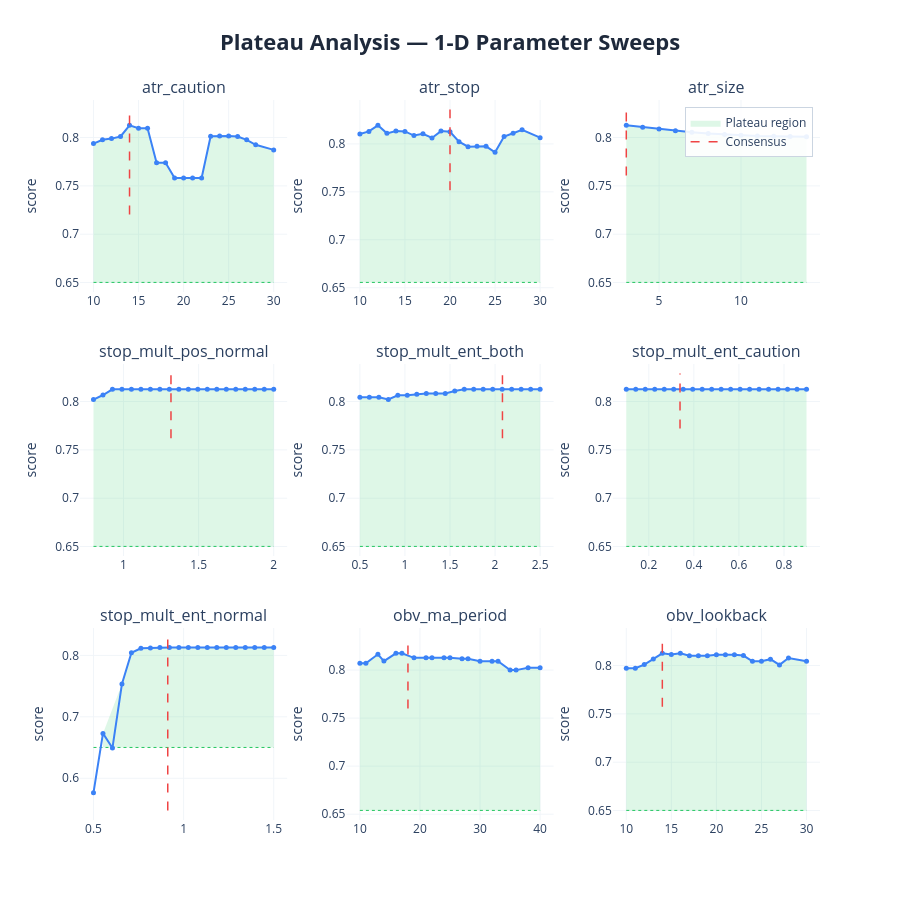

The code cell stored with this chart in its notebook:
### Markdown cell above
### 1-D sweep charts:
| Element | Meaning | Good | Bad |
|---------|---------|------|-----|
| **Blue curve** | Composite score at each value of the parameter, with all others held at consensus | Flat-topped curve — performance is insensitive to the exact value | Narrow spike — optimizer latched onto one specific value, everything nearby is worse |
| **Red dashed line** | Where the consensus value sits | On the flat top of the curve | On a steep slope or at the edge of a cliff |
| **Green dashed line** | Cutoff at 80% of peak score — the boundary between plateau and non-plateau | Blue curve stays above this line across most of the range | Blue curve dips below it quickly either side of the peak |
| **Green shading** | Plateau region — all values where the score stays within 20% of the peak | Wide green band spanning most of the range (robust) | Thin sliver or no shading at all (fragile/overfit) |


 If concensus on steep slope: parameter **REGIME SENSITIVE** - do not fix, backtests are disagreeing, want to fix parameters on flat top.

### Code cell
# ── visual sweep curves ───────────────────────────────────────────────────
plot_plateau_analysis(
    sweep_results    = sweep_results,
    consensus_params = results['consensus_params'],
    param_defs       = PARAM_DEFS,
    fixed_params     = FIXED_PARAMS,
    threshold        = 0.20,
    show             = False,
    save_html        = None,
)

### Figure 1 — Plotly figure (JSON) as saved in the notebook; plotly's stock layout.template omitted (floating-point values rounded to 4 significant figures)
{"data": [{"fill": "toself", "fillcolor": "rgba(34, 197, 94, 0.15)", "hoverinfo": "skip", "line": {"color": "rgba(0,0,0,0)"}, "name": "Plateau region", "showlegend": true, "type": "scatter", "x": [10, 11, 12, 13, 14, 15, 16, 17, 18, 19, 20, 21, 22, 23, 24, 25, 26, 27, 28, 30, 30, 28, 27, 26, 25, 24, 23, 22, 21, 20, 19, 18, 17, 16, 15, 14, 13, 12, 11, 10], "xaxis": "x", "y": [0.7938, 0.7978, 0.7989, 0.8011, 0.8127, 0.8096, 0.8096, 0.774, 0.774, 0.7582, 0.7582, 0.7582, 0.7582, 0.8014, 0.8017, 0.8017, 0.801, 0.7977, 0.7925, 0.7873, 0.6502, 0.6502, 0.6502, 0.6502, 0.6502, 0.6502, 0.6502, 0.6502, 0.6502, 0.6502, 0.6502, 0.6502, 0.6502, 0.6502, 0.6502, 0.6502, 0.6502, 0.6502, 0.6502, 0.6502], "yaxis": "y"}, {"hoverinfo": "skip", "line": {"color": "#22c55e", "dash": "dot", "width": 1}, "mode": "lines", "showlegend": false, "type": "scatter", "x": [10, 30], "xaxis": "x", "y": [0.6502, 0.6502], "yaxis": "y"}, {"hovertemplate": "<b>atr_caution</b><br>Value: %{x:.4g}<br>Score: %{y:.4f}<br><extra></extra>", "line": {"color": "#3b82f6", "width": 2}, "marker": {"size": 5}, "mode": "lines+markers", "name": "atr_caution", "showlegend": false, "type": "scatter", "x": [10, 11, 12, 13, 14, 15, 16, 17, 18, 19, 20, 21, 22, 23, 24, 25, 26, 27, 28, 30], "xaxis": "x", "y": [0.7938, 0.7978, 0.7989, 0.8011, 0.8127, 0.8096, 0.8096, 0.774, 0.774, 0.7582, 0.7582, 0.7582, 0.7582, 0.8014, 0.8017, 0.8017, 0.801, 0.7977, 0.7925, 0.7873], "yaxis": "y"}, {"hoverinfo": "skip", "line": {"color": "#ef4444", "dash": "dash", "width": 1.5}, "mode": "lines", "name": "Consensus", "showlegend": true, "type": "scatter", "x": [14, 14], "xaxis": "x", "y": [0.7203, 0.8289], "yaxis": "y"}, {"fill": "toself", "fillcolor": "rgba(34, 197, 94, 0.15)", "hoverinfo": "skip", "line": {"color": "rgba(0,0,0,0)"}, "name": "Plateau region", "showlegend": false, "type": "scatter", "x": [10, 11, 12, 13, 14, 15, 16, 17, 18, 19, 20, 21, 22, 23, 24, 25, 26, 27, 28, 30, 30, 28, 27, 26, 25, 24, 23, 22, 21, 20, 19, 18, 17, 16, 15, 14, 13, 12, 11, 10], "xaxis": "x2", "y": [0.8103, 0.813, 0.8194, 0.811, 0.8134, 0.8131, 0.8087, 0.8105, 0.8062, 0.8134, 0.8127, 0.8023, 0.7971, 0.7975, 0.7975, 0.7913, 0.8076, 0.8111, 0.8147, 0.8066, 0.6555, 0.6555, 0.6555, 0.6555, 0.6555, 0.6555, 0.6555, 0.6555, 0.6555, 0.6555, 0.6555, 0.6555, 0.6555, 0.6555, 0.6555, 0.6555, 0.6555, 0.6555, 0.6555, 0.6555], "yaxis": "y2"}, {"hoverinfo": "skip", "line": {"color": "#22c55e", "dash": "dot", "width": 1}, "mode": "lines", "showlegend": false, "type": "scatter", "x": [10, 30], "xaxis": "x2", "y": [0.6555, 0.6555], "yaxis": "y2"}, {"hovertemplate": "<b>atr_stop</b><br>Value: %{x:.4g}<br>Score: %{y:.4f}<br><extra></extra>", "line": {"color": "#3b82f6", "width": 2}, "marker": {"size": 5}, "mode": "lines+markers", "name": "atr_stop", "showlegend": false, "type": "scatter", "x": [10, 11, 12, 13, 14, 15, 16, 17, 18, 19, 20, 21, 22, 23, 24, 25, 26, 27, 28, 30], "xaxis": "x2", "y": [0.8103, 0.813, 0.8194, 0.811, 0.8134, 0.8131, 0.8087, 0.8105, 0.8062, 0.8134, 0.8127, 0.8023, 0.7971, 0.7975, 0.7975, 0.7913, 0.8076, 0.8111, 0.8147, 0.8066], "yaxis": "y2"}, {"hoverinfo": "skip", "line": {"color": "#ef4444", "dash": "dash", "width": 1.5}, "mode": "lines", "name": "Consensus", "showlegend": false, "type": "scatter", "x": [20, 20], "xaxis": "x2", "y": [0.7517, 0.8358], "yaxis": "y2"}, {"fill": "toself", "fillcolor": "rgba(34, 197, 94, 0.15)", "hoverinfo": "skip", "line": {"color": "rgba(0,0,0,0)"}, "name": "Plateau region", "showlegend": false, "type": "scatter", "x": [3, 4, 5, 6, 7, 8, 9, 10, 11, 12, 13, 14, 14, 13, 12, 11, 10, 9, 8, 7, 6, 5, 4, 3], "xaxis": "x3", "y": [0.8127, 0.8108, 0.8088, 0.807, 0.8054, 0.8041, 0.8031, 0.8023, 0.8017, 0.8013, 0.801, 0.8009, 0.6502, 0.6502, 0.6502, 0.6502, 0.6502, 0.6502, 0.6502, 0.6502, 0.6502, 0.6502, 0.6502, 0.6502], "yaxis": "y3"}, {"hoverinfo": "skip", "line": {"color": "#22c55e", "dash": "dot", "width": 1}, "mode": "lines", "showlegend": false, "type": "scatter", "x": [3, 14], "xaxis": "x3", "y": [0.6502, 0.6502], "yaxis": "y3"}, {"hovertemplate": "<b>atr_size</b><br>Value: %{x:.4g}<br>Score: %{y:.4f}<br><extra></extra>", "line": {"color": "#3b82f6", "width": 2}, "marker": {"size": 5}, "mode": "lines+markers", "name": "atr_size", "showlegend": false, "type": "scatter", "x": [3, 4, 5, 6, 7, 8, 9, 10, 11, 12, 13, 14], "xaxis": "x3", "y": [0.8127, 0.8108, 0.8088, 0.807, 0.8054, 0.8041, 0.8031, 0.8023, 0.8017, 0.8013, 0.801, 0.8009], "yaxis": "y3"}, {"hoverinfo": "skip", "line": {"color": "#ef4444", "dash": "dash", "width": 1.5}, "mode": "lines", "name": "Consensus", "showlegend": false, "type": "scatter", "x": [3, 3], "xaxis": "x3", "y": [0.7608, 0.8289], "yaxis": "y3"}, {"fill": "toself", "fillcolor": "rgba(34, 197, 94, 0.15)", "hoverinfo": "skip", "line": {"color": "rgba(0,0,0,0)"}, "name": "Plateau region", "showlegend": false, "type": "scatter", "x": [0.8, 0.8632, 0.9263, 0.9895, 1.053, 1.116, 1.179, 1.242, 1.305, 1.368, 1.432, 1.495, 1.558, 1.621, 1.684, 1.747, 1.811, 1.874, 1.937, 2.0, 2.0, 1.937, 1.874, 1.811, 1.747, 1.684, 1.621, 1.558, 1.495, 1.432, 1.368, 1.305, 1.242, 1.179, 1.116, 1.053, 0.9895, 0.9263, 0.8632, 0.8], "xaxis": "x4", "y": [0.8021, 0.8068, 0.8127, 0.8127, 0.8127, 0.8127, 0.8127, 0.8127, 0.8127, 0.8127, 0.8127, 0.8127, 0.8127, 0.8127, 0.8127, 0.8127, 0.8127, 0.8127, 0.8127, 0.8127, 0.6502, 0.6502, 0.6502, 0.6502, 0.6502, 0.6502, 0.6502, 0.6502, 0.6502, 0.6502, 0.6502, 0.6502, 0.6502, 0.6502, 0.6502, 0.6502, 0.6502, 0.6502, 0.6502, 0.6502], "yaxis": "y4"}, {"hoverinfo": "skip", "line": {"color": "#22c55e", "dash": "dot", "width": 1}, "mode": "lines", "showlegend": false, "type": "scatter", "x": [0.8, 2], "xaxis": "x4", "y": [0.6502, 0.6502], "yaxis": "y4"}, {"hovertemplate": "<b>stop_mult_pos_normal</b><br>Value: %{x:.4g}<br>Score: %{y:.4f}<br><extra></extra>", "line": {"color": "#3b82f6", "width": 2}, "marker": {"size": 5}, "mode": "lines+markers", "name": "stop_mult_pos_normal", "showlegend": false, "type": "scatter", "x": [0.8, 0.8632, 0.9263, 0.9895, 1.053, 1.116, 1.179, 1.242, 1.305, 1.368, 1.432, 1.495, 1.558, 1.621, 1.684, 1.747, 1.811, 1.874, 1.937, 2.0], "xaxis": "x4", "y": [0.8021, 0.8068, 0.8127, 0.8127, 0.8127, 0.8127, 0.8127, 0.8127, 0.8127, 0.8127, 0.8127, 0.8127, 0.8127, 0.8127, 0.8127, 0.8127, 0.8127, 0.8127, 0.8127, 0.8127], "yaxis": "y4"}, {"hoverinfo": "skip", "line": {"color": "#ef4444", "dash": "dash", "width": 1.5}, "mode": "lines", "name": "Consensus", "showlegend": false, "type": "scatter", "x": [1.316, 1.316], "xaxis": "x4", "y": [0.762, 0.8289], "yaxis": "y4"}, {"fill": "toself", "fillcolor": "rgba(34, 197, 94, 0.15)", "hoverinfo": "skip", "line": {"color": "rgba(0,0,0,0)"}, "name": "Plateau region", "showlegend": false, "type": "scatter", "x": [0.5, 0.6053, 0.7105, 0.8158, 0.9211, 1.026, 1.132, 1.237, 1.342, 1.447, 1.553, 1.658, 1.763, 1.868, 1.974, 2.079, 2.184, 2.289, 2.395, 2.5, 2.5, 2.395, 2.289, 2.184, 2.079, 1.974, 1.868, 1.763, 1.658, 1.553, 1.447, 1.342, 1.237, 1.132, 1.026, 0.9211, 0.8158, 0.7105, 0.6053, 0.5], "xaxis": "x5", "y": [0.8044, 0.8044, 0.8045, 0.8022, 0.8065, 0.8065, 0.8076, 0.8083, 0.8083, 0.8083, 0.8109, 0.8127, 0.8127, 0.8127, 0.8127, 0.8127, 0.8127, 0.8127, 0.8127, 0.8127, 0.6502, 0.6502, 0.6502, 0.6502, 0.6502, 0.6502, 0.6502, 0.6502, 0.6502, 0.6502, 0.6502, 0.6502, 0.6502, 0.6502, 0.6502, 0.6502, 0.6502, 0.6502, 0.6502, 0.6502], "yaxis": "y5"}, {"hoverinfo": "skip", "line": {"color": "#22c55e", "dash": "dot", "width": 1}, "mode": "lines", "showlegend": false, "type": "scatter", "x": [0.5, 2.5], "xaxis": "x5", "y": [0.6502, 0.6502], "yaxis": "y5"}, {"hovertemplate": "<b>stop_mult_ent_both</b><br>Value: %{x:.4g}<br>Score: %{y:.4f}<br><extra></extra>", "line": {"color": "#3b82f6", "width": 2}, "marker": {"size": 5}, "mode": "lines+markers", "name": "stop_mult_ent_both", "showlegend": false, "type": "scatter", "x": [0.5, 0.6053, 0.7105, 0.8158, 0.9211, 1.026, 1.132, 1.237, 1.342, 1.447, 1.553, 1.658, 1.763, 1.868, 1.974, 2.079, 2.184, 2.289, 2.395, 2.5], "xaxis": "x5", "y": [0.8044, 0.8044, 0.8045, 0.8022, 0.8065, 0.8065, 0.8076, 0.8083, 0.8083, 0.8083, 0.8109, 0.8127, 0.8127, 0.8127, 0.8127, 0.8127, 0.8127, 0.8127, 0.8127, 0.8127], "yaxis": "y5"}, {"hoverinfo": "skip", "line": {"color": "#ef4444", "dash": "dash", "width": 1.5}, "mode": "lines", "name": "Consensus", "showlegend": false, "type": "scatter", "x": [2.082, 2.082], "xaxis": "x5", "y": [0.7621, 0.8289], "yaxis": "y5"}, {"fill": "toself", "fillcolor": "rgba(34, 197, 94, 0.15)", "hoverinfo": "skip", "line": {"color": "rgba(0,0,0,0)"}, "name": "Plateau region", "showlegend": false, "type": "scatter", "x": [0.1, 0.1421, 0.1842, 0.2263, 0.2684, 0.3105, 0.3526, 0.3947, 0.4368, 0.4789, 0.5211, 0.5632, 0.6053, 0.6474, 0.6895, 0.7316, 0.7737, 0.8158, 0.8579, 0.9, 0.9, 0.8579, 0.8158, 0.7737, 0.7316, 0.6895, 0.6474, 0.6053, 0.5632, 0.5211, 0.4789, 0.4368, 0.3947, 0.3526, 0.3105, 0.2684, 0.2263, 0.1842, 0.1421, 0.1], "xaxis": "x6", "y": [0.8127, 0.8127, 0.8127, 0.8127, 0.8127, 0.8127, 0.8127, 0.8127, 0.8127, 0.8127, 0.8127, 0.8127, 0.8127, 0.8127, 0.8127, 0.8127, 0.8127, 0.8127, 0.8127, 0.8127, 0.6502, 0.6502, 0.6502, 0.6502, 0.6502, 0.6502, 0.6502, 0.6502, 0.6502, 0.6502, 0.6502, 0.6502, 0.6502, 0.6502, 0.6502, 0.6502, 0.6502, 0.6502, 0.6502, 0.6502], "yaxis": "y6"}, {"hoverinfo": "skip", "line": {"color": "#22c55e", "dash": "dot", "width": 1}, "mode": "lines", "showlegend": false, "type": "scatter", "x": [0.1, 0.9], "xaxis": "x6", "y": [0.6502, 0.6502], "yaxis": "y6"}, {"hovertemplate": "<b>stop_mult_ent_caution</b><br>Value: %{x:.4g}<br>Score: %{y:.4f}<br><extra></extra>", "line": {"color": "#3b82f6", "width": 2}, "marker": {"size": 5}, "mode": "lines+markers", "name": "stop_mult_ent_caution", "showlegend": false, "type": "scatter", "x": [0.1, 0.1421, 0.1842, 0.2263, 0.2684, 0.3105, 0.3526, 0.3947, 0.4368, 0.4789, 0.5211, 0.5632, 0.6053, 0.6474, 0.6895, 0.7316, 0.7737, 0.8158, 0.8579, 0.9], "xaxis": "x6", "y": [0.8127, 0.8127, 0.8127, 0.8127, 0.8127, 0.8127, 0.8127, 0.8127, 0.8127, 0.8127, 0.8127, 0.8127, 0.8127, 0.8127, 0.8127, 0.8127, 0.8127, 0.8127, 0.8127, 0.8127], "yaxis": "y6"}, {"hoverinfo": "skip", "line": {"color": "#ef4444", "dash": "dash", "width": 1.5}, "mode": "lines", "name": "Consensus", "showlegend": false, "type": "scatter", "x": [0.3385, 0.3385], "xaxis": "x6", "y": [0.7721, 0.8289], "yaxis": "y6"}, {"fill": "toself", "fillcolor": "rgba(34, 197, 94, 0.15)", "hoverinfo": "skip", "line": {"color": "rgba(0,0,0,0)"}, "name": "Plateau region", "showlegend": false, "type": "scatter", "x": [0.5526, 0.6579, 0.7105, 0.7632, 0.8158, 0.8684, 0.9211, 0.9737, 1.026, 1.079, 1.132, 1.184, 1.237, 1.289, 1.342, 1.395, 1.447, 1.5, 1.5, 1.447, 1.395, 1.342, 1.289, 1.237, 1.184, 1.132, 1.079, 1.026, 0.9737, 0.9211, 0.8684, 0.8158, 0.7632, 0.7105, 0.6579, 0.5526], "xaxis": "x7", "y": [0.673, 0.7535, 0.8042, 0.8116, 0.8118, 0.8127, 0.8127, 0.8127, 0.8127, 0.8127, 0.8127, 0.8127, 0.8127, 0.8127, 0.8127, 0.8127, 0.8127, 0.8127, 0.6502, 0.6502, 0.6502, 0.6502, 0.6502, 0.6502, 0.6502, 0.6502, 0.6502, 0.6502, 0.6502, 0.6502, 0.6502, 0.6502, 0.6502, 0.6502, 0.6502, 0.6502], "yaxis": "y7"}, {"hoverinfo": "skip", "line": {"color": "#22c55e", "dash": "dot", "width": 1}, "mode": "lines", "showlegend": false, "type": "scatter", "x": [0.5, 1.5], "xaxis": "x7", "y": [0.6502, 0.6502], "yaxis": "y7"}, {"hovertemplate": "<b>stop_mult_ent_normal</b><br>Value: %{x:.4g}<br>Score: %{y:.4f}<br><extra></extra>", "line": {"color": "#3b82f6", "width": 2}, "marker": {"size": 5}, "mode": "lines+markers", "name": "stop_mult_ent_normal", "showlegend": false, "type": "scatter", "x": [0.5, 0.5526, 0.6053, 0.6579, 0.7105, 0.7632, 0.8158, 0.8684, 0.9211, 0.9737, 1.026, 1.079, 1.132, 1.184, 1.237, 1.289, 1.342, 1.395, 1.447, 1.5], "xaxis": "x7", "y": [0.5765, 0.673, 0.6493, 0.7535, 0.8042, 0.8116, 0.8118, 0.8127, 0.8127, 0.8127, 0.8127, 0.8127, 0.8127, 0.8127, 0.8127, 0.8127, 0.8127, 0.8127, 0.8127, 0.8127], "yaxis": "y7"}, {"hoverinfo": "skip", "line": {"color": "#ef4444", "dash": "dash", "width": 1.5}, "mode": "lines", "name": "Consensus", "showlegend": false, "type": "scatter", "x": [0.9121, 0.9121], "xaxis": "x7", "y": [0.5477, 0.8289], "yaxis": "y7"}, {"fill": "toself", "fillcolor": "rgba(34, 197, 94, 0.15)", "hoverinfo": "skip", "line": {"color": "rgba(0,0,0,0)"}, "name": "Plateau region", "showlegend": false, "type": "scatter", "x": [10, 11, 13, 14, 16, 17, 19, 21, 22, 24, 25, 27, 28, 30, 32, 33, 35, 36, 38, 40, 40, 38, 36, 35, 33, 32, 30, 28, 27, 25, 24, 22, 21, 19, 17, 16, 14, 13, 11, 10], "xaxis": "x8", "y": [0.807, 0.807, 0.8164, 0.8093, 0.8174, 0.8174, 0.8127, 0.8127, 0.8127, 0.8127, 0.8127, 0.8117, 0.8117, 0.8093, 0.8093, 0.8093, 0.7999, 0.7999, 0.8023, 0.8023, 0.6539, 0.6539, 0.6539, 0.6539, 0.6539, 0.6539, 0.6539, 0.6539, 0.6539, 0.6539, 0.6539, 0.6539, 0.6539, 0.6539, 0.6539, 0.6539, 0.6539, 0.6539, 0.6539, 0.6539], "yaxis": "y8"}, {"hoverinfo": "skip", "line": {"color": "#22c55e", "dash": "dot", "width": 1}, "mode": "lines", "showlegend": false, "type": "scatter", "x": [10, 40], "xaxis": "x8", "y": [0.6539, 0.6539], "yaxis": "y8"}, {"hovertemplate": "<b>obv_ma_period</b><br>Value: %{x:.4g}<br>Score: %{y:.4f}<br><extra></extra>", "line": {"color": "#3b82f6", "width": 2}, "marker": {"size": 5}, "mode": "lines+markers", "name": "obv_ma_period", "showlegend": false, "type": "scatter", "x": [10, 11, 13, 14, 16, 17, 19, 21, 22, 24, 25, 27, 28, 30, 32, 33, 35, 36, 38, 40], "xaxis": "x8", "y": [0.807, 0.807, 0.8164, 0.8093, 0.8174, 0.8174, 0.8127, 0.8127, 0.8127, 0.8127, 0.8127, 0.8117, 0.8117, 0.8093, 0.8093, 0.8093, 0.7999, 0.7999, 0.8023, 0.8023], "yaxis": "y8"}, {"hoverinfo": "skip", "line": {"color": "#ef4444", "dash": "dash", "width": 1.5}, "mode": "lines", "name": "Consensus", "showlegend": false, "type": "scatter", "x": [18, 18], "xaxis": "x8", "y": [0.7599, 0.8338], "yaxis": "y8"}, {"fill": "toself", "fillcolor": "rgba(34, 197, 94, 0.15)", "hoverinfo": "skip", "line": {"color": "rgba(0,0,0,0)"}, "name": "Plateau region", "showlegend": false, "type": "scatter", "x": [10, 11, 12, 13, 14, 15, 16, 17, 18, 19, 20, 21, 22, 23, 24, 25, 26, 27, 28, 30, 30, 28, 27, 26, 25, 24, 23, 22, 21, 20, 19, 18, 17, 16, 15, 14, 13, 12, 11, 10], "xaxis": "x9", "y": [0.7972, 0.7972, 0.801, 0.8067, 0.8127, 0.8116, 0.8127, 0.8102, 0.8102, 0.8102, 0.8113, 0.8113, 0.8113, 0.8104, 0.8045, 0.8045, 0.8066, 0.8007, 0.8078, 0.8046, 0.6502, 0.6502, 0.6502, 0.6502, 0.6502, 0.6502, 0.6502, 0.6502, 0.6502, 0.6502, 0.6502, 0.6502, 0.6502, 0.6502, 0.6502, 0.6502, 0.6502, 0.6502, 0.6502, 0.6502], "yaxis": "y9"}, {"hoverinfo": "skip", "line": {"color": "#22c55e", "dash": "dot", "width": 1}, "mode": "lines", "showlegend": false, "type": "scatter", "x": [10, 30], "xaxis": "x9", "y": [0.6502, 0.6502], "yaxis": "y9"}, {"hovertemplate": "<b>obv_lookback</b><br>Value: %{x:.4g}<br>Score: %{y:.4f}<br><extra></extra>", "line": {"color": "#3b82f6", "width": 2}, "marker": {"size": 5}, "mode": "lines+markers", "name": "obv_lookback", "showlegend": false, "type": "scatter", "x": [10, 11, 12, 13, 14, 15, 16, 17, 18, 19, 20, 21, 22, 23, 24, 25, 26, 27, 28, 30], "xaxis": "x9", "y": [0.7972, 0.7972, 0.801, 0.8067, 0.8127, 0.8116, 0.8127, 0.8102, 0.8102, 0.8102, 0.8113, 0.8113, 0.8113, 0.8104, 0.8045, 0.8045, 0.8066, 0.8007, 0.8078, 0.8046], "yaxis": "y9"}, {"hoverinfo": "skip", "line": {"color": "#ef4444", "dash": "dash", "width": 1.5}, "mode": "lines", "name": "Consensus", "showlegend": false, "type": "scatter", "x": [14, 14], "xaxis": "x9", "y": [0.7574, 0.8289], "yaxis": "y9"}], "layout": {"annotations": [{"font": {"size": 16}, "showarrow": false, "text": "atr_caution", "x": 0.14, "xanchor": "center", "xref": "paper", "y": 1, "yanchor": "bottom", "yref": "paper"}, {"font": {"size": 16}, "showarrow": false, "text": "atr_stop", "x": 0.5, "xanchor": "center", "xref": "paper", "y": 1, "yanchor": "bottom", "yref": "paper"}, {"font": {"size": 16}, "showarrow": false, "text": "atr_size", "x": 0.86, "xanchor": "center", "xref": "paper", "y": 1, "yanchor": "bottom", "yref": "paper"}, {"font": {"size": 16}, "showarrow": false, "text": "stop_mult_pos_normal", "x": 0.14, "xanchor": "center", "xref": "paper", "y": 0.6333, "yanchor": "bottom", "yref": "paper"}, {"font": {"size": 16}, "showarrow": false, "text": "stop_mult_ent_both", "x": 0.5, "xanchor": "center", "xref": "paper", "y": 0.6333, "yanchor": "bottom", "yref": "paper"}, {"font": {"size": 16}, "showarrow": false, "text": "stop_mult_ent_caution", "x": 0.86, "xanchor": "center", "xref": "paper", "y": 0.6333, "yanchor": "bottom", "yref": "paper"}, {"font": {"size": 16}, "showarrow": false, "text": "stop_mult_ent_normal", "x": 0.14, "xanchor": "center", "xref": "paper", "y": 0.2667, "yanchor": "bottom", "yref": "paper"}, {"font": {"size": 16}, "showarrow": false, "text": "obv_ma_period", "x": 0.5, "xanchor": "center", "xref": "paper", "y": 0.2667, "yanchor": "bottom", "yref": "paper"}, {"font": {"size": 16}, "showarrow": false, "text": "obv_lookback", "x": 0.86, "xanchor": "center", "xref": "paper", "y": 0.2667, "yanchor": "bottom", "yref": "paper"}], "height": 900, "legend": {"bgcolor": "rgba(255, 255, 255, 0.9)", "bordercolor": "#cbd5e1", "borderwidth": 1, "x": 0.99, "xanchor": "right", "y": 0.99, "yanchor": "top"}, "title": {"font": {"color": "#1E293B", "size": 22}, "text": "<b>Plateau Analysis — 1-D Parameter Sweeps</b>", "x": 0.5, "xanchor": "center"}, "xaxis": {"anchor": "y", "domain": [0, 0.28], "gridcolor": "#f1f5f9", "gridwidth": 1, "showgrid": true}, "xaxis2": {"anchor": "y2", "domain": [0.36, 0.64], "gridcolor": "#f1f5f9", "gridwidth": 1, "showgrid": true}, "xaxis3": {"anchor": "y3", "domain": [0.72, 1], "gridcolor": "#f1f5f9", "gridwidth": 1, "showgrid": true}, "xaxis4": {"anchor": "y4", "domain": [0, 0.28], "gridcolor": "#f1f5f9", "gridwidth": 1, "showgrid": true}, "xaxis5": {"anchor": "y5", "domain": [0.36, 0.64], "gridcolor": "#f1f5f9", "gridwidth": 1, "showgrid": true}, "xaxis6": {"anchor": "y6", "domain": [0.72, 1], "gridcolor": "#f1f5f9", "gridwidth": 1, "showgrid": true}, "xaxis7": {"anchor": "y7", "domain": [0, 0.28], "gridcolor": "#f1f5f9", "gridwidth": 1, "showgrid": true}, "xaxis8": {"anchor": "y8", "domain": [0.36, 0.64], "gridcolor": "#f1f5f9", "gridwidth": 1, "showgrid": true}, "xaxis9": {"anchor": "y9", "domain": [0.72, 1], "gridcolor": "#f1f5f9", "gridwidth": 1, "showgrid": true}, "yaxis": {"anchor": "x", "domain": [0.7333, 1], "gridcolor": "#f1f5f9", "gridwidth": 1, "showgrid": true, "title": {"text": "score"}}, "yaxis2": {"anchor": "x2", "domain": [0.7333, 1], "gridcolor": "#f1f5f9", "gridwidth": 1, "showgrid": true, "title": {"text": "score"}}, "yaxis3": {"anchor": "x3", "domain": [0.7333, 1], "gridcolor": "#f1f5f9", "gridwidth": 1, "showgrid": true, "title": {"text": "score"}}, "yaxis4": {"anchor": "x4", "domain": [0.3667, 0.6333], "gridcolor": "#f1f5f9", "gridwidth": 1, "showgrid": true, "title": {"text": "score"}}, "yaxis5": {"anchor": "x5", "domain": [0.3667, 0.6333], "gridcolor": "#f1f5f9", "gridwidth": 1, "showgrid": true, "title": {"text": "score"}}, "yaxis6": {"anchor": "x6", "domain": [0.3667, 0.6333], "gridcolor": "#f1f5f9", "gridwidth": 1, "showgrid": true, "title": {"text": "score"}}, "yaxis7": {"anchor": "x7", "domain": [0, 0.2667], "gridcolor": "#f1f5f9", "gridwidth": 1, "showgrid": true, "title": {"text": "score"}}, "yaxis8": {"anchor": "x8", "domain": [0, 0.2667], "gridcolor": "#f1f5f9", "gridwidth": 1, "showgrid": true, "title": {"text": "score"}}, "yaxis9": {"anchor": "x9", "domain": [0, 0.2667], "gridcolor": "#f1f5f9", "gridwidth": 1, "showgrid": true, "title": {"text": "score"}}}}
